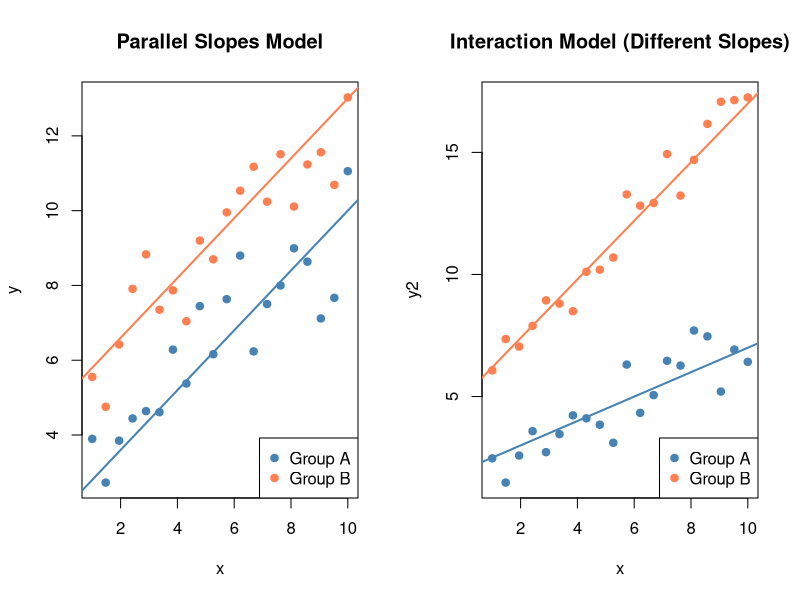
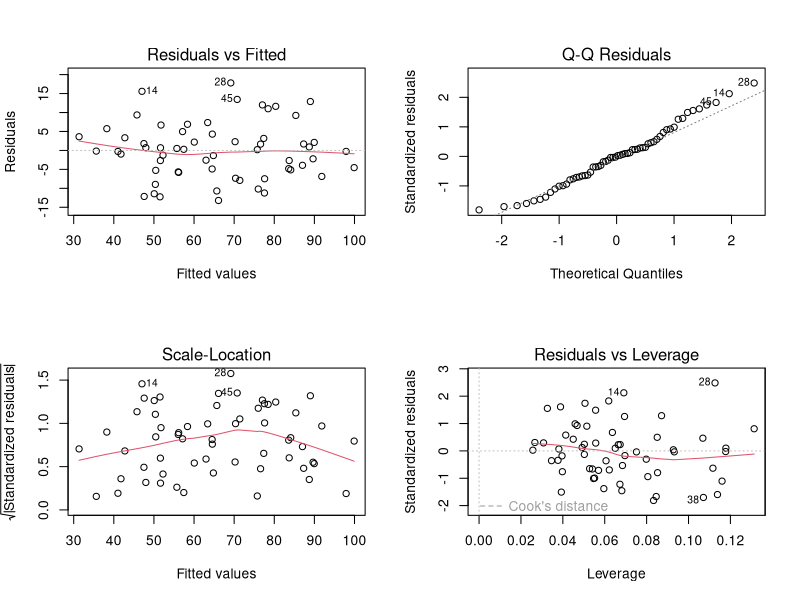
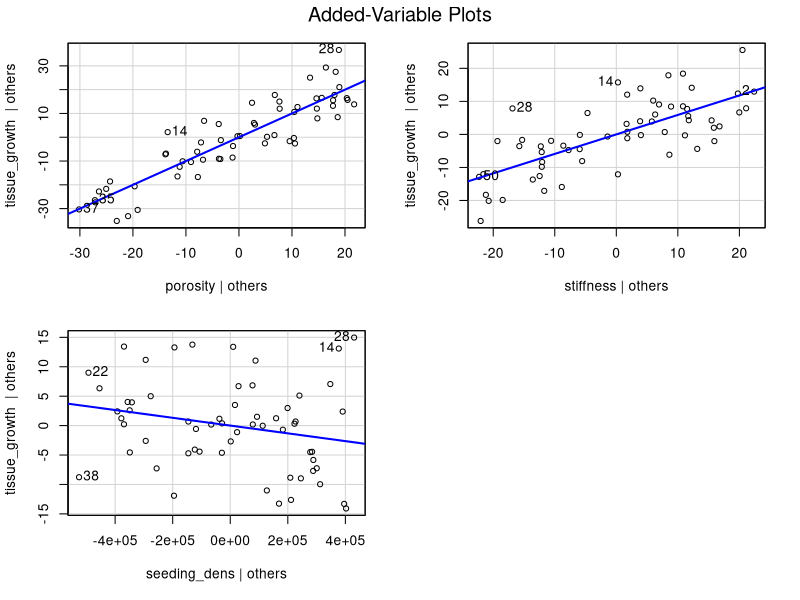
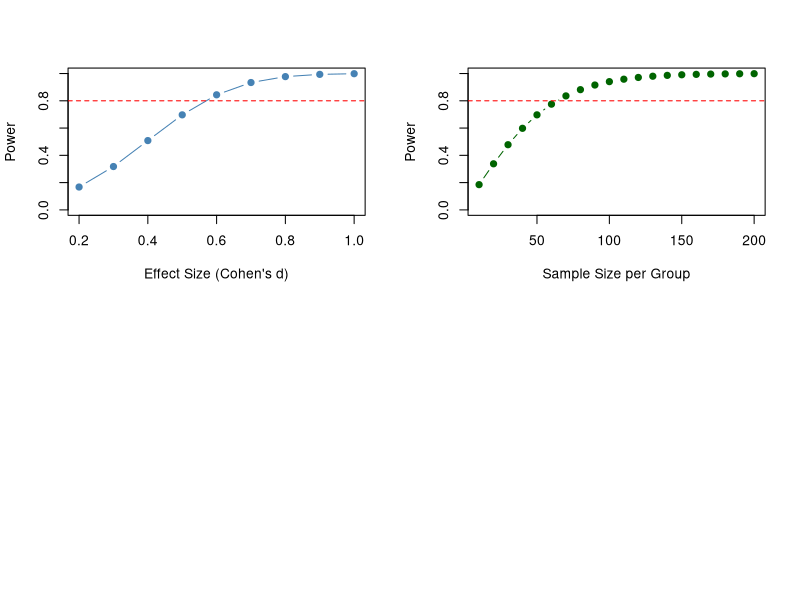
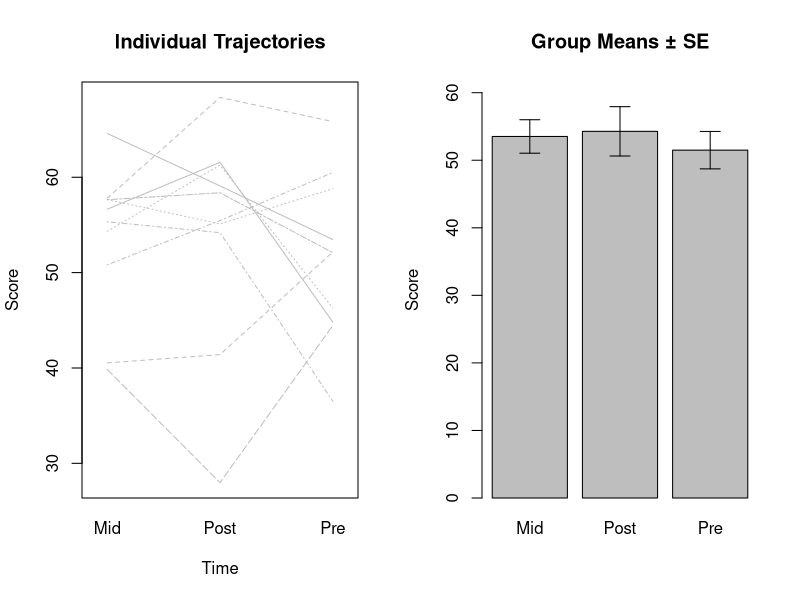
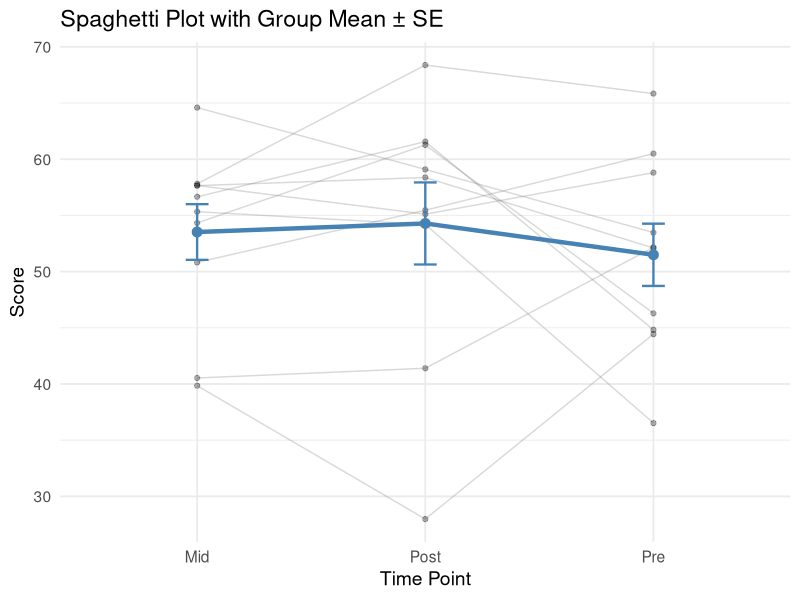

Write R code to recreate these figures, in order.
## ---- chunk 1
#| label: setup
#| include: false

# Core data manipulation and visualization
library(tidyverse)
library(knitr)
library(readxl)

# Statistical analysis packages
library(MASS)        # LDA, robust regression
library(pwr)         # Power analysis
library(boot)        # Bootstrap methods
library(car)         # Companion to Applied Regression
library(survival)    # Survival analysis
library(nlme)        # Mixed effects models
library(broom)       # Tidy model output
library(emmeans)     # Estimated marginal means

# Set consistent theme for all plots
theme_set(theme_minimal(base_size = 14))

# Set seed for reproducibility
set.seed(2026)
## ---- chunk 2
#| label: ancova-viz-output
#| echo: false
#| eval: true
#| fig-width: 10
#| fig-height: 4

# Simulated data for two groups
set.seed(42)
x <- rep(seq(1, 10, length.out = 20), 2)
group <- rep(c("A", "B"), each = 20)
y <- ifelse(group == "A", 2 + 0.8*x, 5 + 0.8*x) + rnorm(40, 0, 0.8)
df <- data.frame(x, y, group)

par(mfrow = c(1, 2))

# Parallel slopes
plot(x, y, col = ifelse(group == "A", "steelblue", "coral"), pch = 19,
     main = "Parallel Slopes Model")
abline(2, 0.8, col = "steelblue", lwd = 2)
abline(5, 0.8, col = "coral", lwd = 2)
legend("bottomright", c("Group A", "Group B"), col = c("steelblue", "coral"), pch = 19)

# Interaction model
set.seed(43)
y2 <- ifelse(group == "A", 2 + 0.5*x, 5 + 1.2*x) + rnorm(40, 0, 0.8)
plot(x, y2, col = ifelse(group == "A", "steelblue", "coral"), pch = 19,
     main = "Interaction Model (Different Slopes)")
abline(2, 0.5, col = "steelblue", lwd = 2)
abline(5, 1.2, col = "coral", lwd = 2)
legend("bottomright", c("Group A", "Group B"), col = c("steelblue", "coral"), pch = 19)
## ---- chunk 3
#| label: diag-plots-output
#| echo: false
#| eval: true
#| fig-width: 10
#| fig-height: 8

set.seed(42)
n <- 60
scaffold_data <- data.frame(
  porosity     = runif(n, 40, 90),
  stiffness    = runif(n, 5, 50),
  seeding_dens = runif(n, 1e4, 1e6)
)
scaffold_data$tissue_growth <- with(scaffold_data,
  0.8 * porosity + 0.3 * stiffness - 0.00001 * seeding_dens +
  0.005 * porosity * stiffness + rnorm(n, 0, 8))

scaffold_lm <- lm(tissue_growth ~ porosity + stiffness + seeding_dens,
                   data = scaffold_data)
par(mfrow = c(2, 2))
plot(scaffold_lm)
## ---- chunk 4
#| label: avplots-output
#| echo: false
#| eval: true
#| fig-width: 10
#| fig-height: 4

library(car)
avPlots(scaffold_lm, main = "Added-Variable Plots")
## ---- chunk 5
#| label: power-analysis
#| echo: false
#| eval: true

library(pwr)

# Calculate required sample size for 80% power
sample_size <- pwr.t.test(
  d = 0.5,
  sig.level = 0.05,
  power = 0.80,
  type = "two.sample"
)

cat("Required n per group:", ceiling(sample_size$n))
## ---- chunk 6
#| label: power-curve-output
#| echo: false
#| eval: true
#| fig-width: 8
#| fig-height: 4

effect_sizes <- seq(0.2, 1.0, by = 0.1)
power_values <- sapply(effect_sizes, function(d) {
  pwr.t.test(d = d, n = 50, sig.level = 0.05, type = "two.sample")$power
})

plot(effect_sizes, power_values, type = "b", pch = 19, col = "steelblue",
     xlab = "Effect Size (Cohen's d)", ylab = "Power", ylim = c(0, 1))
abline(h = 0.8, lty = 2, col = "red")
## ---- chunk 7
#| label: sample-curve-output
#| echo: false
#| eval: true
#| fig-width: 8
#| fig-height: 4

sample_sizes <- seq(10, 200, by = 10)
power_by_n <- sapply(sample_sizes, function(n) {
  pwr.t.test(d = 0.5, n = n, sig.level = 0.05, type = "two.sample")$power
})

plot(sample_sizes, power_by_n, type = "b", pch = 19, col = "darkgreen",
     xlab = "Sample Size per Group", ylab = "Power", ylim = c(0, 1))
abline(h = 0.8, lty = 2, col = "red")
## ---- chunk 8
#| label: rm-anova-output
#| echo: false
#| eval: true

# Create repeated measures data
set.seed(42)
subject <- factor(rep(1:10, each = 3))
time <- factor(rep(c("Pre", "Mid", "Post"), 10))
score <- c(
  rnorm(10, 50, 5),   # Pre
  rnorm(10, 55, 5),   # Mid
  rnorm(10, 62, 5)    # Post
) + rep(rnorm(10, 0, 8), each = 3)  # Subject random effect

rm_data <- data.frame(subject, time, score)

# Repeated measures ANOVA
rm_aov <- aov(score ~ time + Error(subject/time), data = rm_data)
summary(rm_aov)
## ---- chunk 9
#| echo: false
#| eval: true
#| message: false

library(nlme)

# Mixed model with random intercept for subject
rm_mixed <- lme(score ~ time, random = ~1 | subject, data = rm_data)
summary(rm_mixed)
## ---- chunk 10
#| label: repeated-measures-output
#| echo: false
#| eval: true
#| fig-width: 10
#| fig-height: 4

par(mfrow = c(1, 2))

# Spaghetti plot (individual trajectories)
interaction.plot(rm_data$time, rm_data$subject, rm_data$score,
                 xlab = "Time", ylab = "Score", legend = FALSE,
                 main = "Individual Trajectories", col = "gray")

# Group means with error bars
means <- tapply(rm_data$score, rm_data$time, mean)
sds <- tapply(rm_data$score, rm_data$time, sd)
n <- 10
ses <- sds / sqrt(n)

barplot(means, ylim = c(0, max(means) + max(ses) * 2),
        main = "Group Means ± SE", ylab = "Score")
arrows(x0 = c(0.7, 1.9, 3.1), y0 = means - ses,
       y1 = means + ses, angle = 90, code = 3, length = 0.1)
## ---- chunk 11
#| label: rm-ggplot-output
#| echo: false
#| eval: true
#| fig-width: 10
#| fig-height: 4

library(ggplot2)

rm_summary <- rm_data %>%
  group_by(time) %>%
  summarize(mean_score = mean(score), se = sd(score)/sqrt(n()), .groups = "drop")

p1 <- ggplot(rm_data, aes(x = time, y = score, group = subject)) +
  geom_line(alpha = 0.3, color = "gray50") +
  geom_point(alpha = 0.3) +
  geom_line(data = rm_summary, aes(x = time, y = mean_score, group = 1),
            color = "steelblue", linewidth = 1.5) +
  geom_point(data = rm_summary, aes(x = time, y = mean_score, group = 1),
             color = "steelblue", size = 3) +
  geom_errorbar(data = rm_summary,
                aes(x = time, y = mean_score, ymin = mean_score - se, ymax = mean_score + se, group = 1),
                width = 0.1, color = "steelblue", linewidth = 0.8) +
  labs(title = "Spaghetti Plot with Group Mean ± SE",
       x = "Time Point", y = "Score") +
  theme_minimal(base_size = 14)
print(p1)
